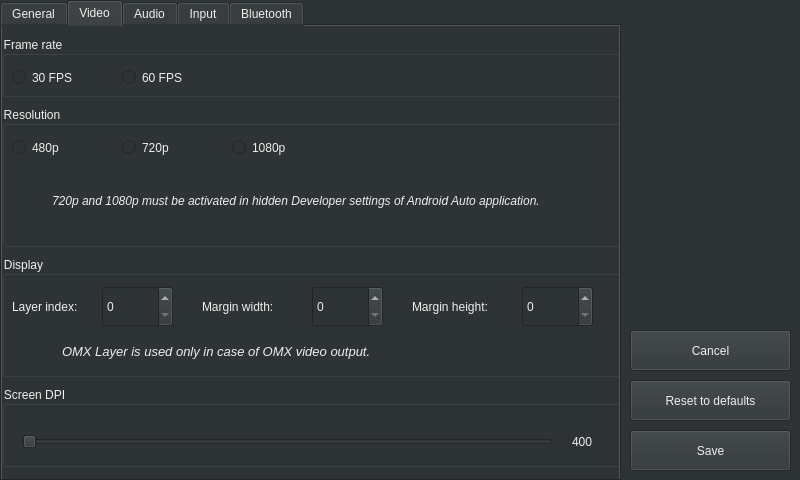
<?xml version="1.0" encoding="UTF-8"?>
<ui version="4.0">
 <class>SettingsWindow</class>
 <widget class="QWidget" name="SettingsWindow">
  <property name="geometry">
   <rect>
    <x>0</x>
    <y>0</y>
    <width>800</width>
    <height>480</height>
   </rect>
  </property>
  <property name="minimumSize">
   <size>
    <width>800</width>
    <height>480</height>
   </size>
  </property>
  <property name="maximumSize">
   <size>
    <width>800</width>
    <height>480</height>
   </size>
  </property>
  <property name="windowTitle">
   <string>Settings</string>
  </property>
  <property name="styleSheet">
   <string notr="true">background-color: rgb(46, 52, 54);
color: rgb(238, 238, 236);</string>
  </property>
  <widget class="QPushButton" name="pushButtonSave">
   <property name="geometry">
    <rect>
     <x>630</x>
     <y>430</y>
     <width>161</width>
     <height>41</height>
    </rect>
   </property>
   <property name="text">
    <string>Save</string>
   </property>
   <property name="autoDefault">
    <bool>false</bool>
   </property>
  </widget>
  <widget class="QPushButton" name="pushButtonCancel">
   <property name="geometry">
    <rect>
     <x>630</x>
     <y>330</y>
     <width>161</width>
     <height>41</height>
    </rect>
   </property>
   <property name="text">
    <string>Cancel</string>
   </property>
   <property name="autoDefault">
    <bool>false</bool>
   </property>
   <property name="default">
    <bool>false</bool>
   </property>
  </widget>
  <widget class="QTabWidget" name="tabWidget">
   <property name="geometry">
    <rect>
     <x>0</x>
     <y>0</y>
     <width>621</width>
     <height>481</height>
    </rect>
   </property>
   <property name="currentIndex">
    <number>1</number>
   </property>
   <widget class="QWidget" name="tabGeneral">
    <attribute name="title">
     <string>General</string>
    </attribute>
    <widget class="QGroupBox" name="groupBoxHandenessOfTraffic">
     <property name="geometry">
      <rect>
       <x>0</x>
       <y>10</y>
       <width>621</width>
       <height>91</height>
      </rect>
     </property>
     <property name="title">
      <string>Handedness of traffic</string>
     </property>
     <widget class="QRadioButton" name="radioButtonLeftHandDrive">
      <property name="geometry">
       <rect>
        <x>10</x>
        <y>30</y>
        <width>141</width>
        <height>23</height>
       </rect>
      </property>
      <property name="text">
       <string>Left-hand drive</string>
      </property>
     </widget>
     <widget class="QRadioButton" name="radioButtonRightHandDrive">
      <property name="geometry">
       <rect>
        <x>10</x>
        <y>60</y>
        <width>151</width>
        <height>23</height>
       </rect>
      </property>
      <property name="text">
       <string>Right-hand drive</string>
      </property>
     </widget>
    </widget>
    <widget class="QCheckBox" name="checkBoxShowClock">
     <property name="geometry">
      <rect>
       <x>10</x>
       <y>110</y>
       <width>111</width>
       <height>23</height>
      </rect>
     </property>
     <property name="text">
      <string>Show clock</string>
     </property>
    </widget>
   </widget>
   <widget class="QWidget" name="tabVideo">
    <attribute name="title">
     <string>Video</string>
    </attribute>
    <widget class="QGroupBox" name="groupBoxResolution">
     <property name="geometry">
      <rect>
       <x>0</x>
       <y>80</y>
       <width>621</width>
       <height>141</height>
      </rect>
     </property>
     <property name="title">
      <string>Resolution</string>
     </property>
     <widget class="QRadioButton" name="radioButton480p">
      <property name="geometry">
       <rect>
        <x>10</x>
        <y>30</y>
        <width>71</width>
        <height>23</height>
       </rect>
      </property>
      <property name="text">
       <string>480p</string>
      </property>
     </widget>
     <widget class="QRadioButton" name="radioButton720p">
      <property name="geometry">
       <rect>
        <x>120</x>
        <y>30</y>
        <width>71</width>
        <height>23</height>
       </rect>
      </property>
      <property name="text">
       <string>720p</string>
      </property>
     </widget>
     <widget class="QRadioButton" name="radioButton1080p">
      <property name="geometry">
       <rect>
        <x>230</x>
        <y>30</y>
        <width>81</width>
        <height>23</height>
       </rect>
      </property>
      <property name="text">
       <string>1080p</string>
      </property>
     </widget>
     <widget class="QLabel" name="labelResolutionWarning">
      <property name="geometry">
       <rect>
        <x>50</x>
        <y>60</y>
        <width>561</width>
        <height>71</height>
       </rect>
      </property>
      <property name="text">
       <string>&lt;html&gt;&lt;head/&gt;&lt;body&gt;&lt;p align=&quot;justify&quot;&gt;&lt;span style=&quot; font-style:italic;&quot;&gt;720p and 1080p must be activated in hidden Developer settings of Android Auto application.&lt;/span&gt;&lt;/p&gt;&lt;/body&gt;&lt;/html&gt;</string>
      </property>
      <property name="wordWrap">
       <bool>true</bool>
      </property>
      <property name="margin">
       <number>10</number>
      </property>
     </widget>
     <widget class="QLabel" name="labelResolutionWarningIcon">
      <property name="geometry">
       <rect>
        <x>20</x>
        <y>60</y>
        <width>31</width>
        <height>71</height>
       </rect>
      </property>
      <property name="text">
       <string>&lt;html&gt;&lt;head/&gt;&lt;body&gt;&lt;p align=&quot;justify&quot;&gt;&lt;img src=&quot;:/ico_warning.png&quot;/&gt;&lt;/p&gt;&lt;/body&gt;&lt;/html&gt;</string>
      </property>
     </widget>
    </widget>
    <widget class="QGroupBox" name="groupBoxFrameRate">
     <property name="geometry">
      <rect>
       <x>0</x>
       <y>10</y>
       <width>621</width>
       <height>61</height>
      </rect>
     </property>
     <property name="title">
      <string>Frame rate</string>
     </property>
     <widget class="QRadioButton" name="radioButton60FPS">
      <property name="geometry">
       <rect>
        <x>120</x>
        <y>30</y>
        <width>81</width>
        <height>23</height>
       </rect>
      </property>
      <property name="text">
       <string>60 FPS</string>
      </property>
     </widget>
     <widget class="QRadioButton" name="radioButton30FPS">
      <property name="geometry">
       <rect>
        <x>10</x>
        <y>30</y>
        <width>81</width>
        <height>23</height>
       </rect>
      </property>
      <property name="text">
       <string>30 FPS</string>
      </property>
     </widget>
    </widget>
    <widget class="QGroupBox" name="groupBoxOmxLayerIndex">
     <property name="geometry">
      <rect>
       <x>0</x>
       <y>230</y>
       <width>621</width>
       <height>121</height>
      </rect>
     </property>
     <property name="title">
      <string>Display</string>
     </property>
     <widget class="QLabel" name="labelOmxLayerIndex">
      <property name="geometry">
       <rect>
        <x>10</x>
        <y>40</y>
        <width>91</width>
        <height>21</height>
       </rect>
      </property>
      <property name="text">
       <string>Layer index:</string>
      </property>
     </widget>
     <widget class="QLabel" name="labelBluetoothAddressFormatInfo_2">
      <property name="geometry">
       <rect>
        <x>60</x>
        <y>80</y>
        <width>311</width>
        <height>31</height>
       </rect>
      </property>
      <property name="text">
       <string>&lt;html&gt;&lt;head/&gt;&lt;body&gt;&lt;p&gt;&lt;span style=&quot; font-size:10pt; font-style:italic;&quot;&gt;OMX Layer is used only in case of OMX video output.&lt;/span&gt;&lt;/p&gt;&lt;/body&gt;&lt;/html&gt;</string>
      </property>
     </widget>
     <widget class="QLabel" name="labelBluetoothAddressFormatInfoIcon_2">
      <property name="geometry">
       <rect>
        <x>30</x>
        <y>80</y>
        <width>21</width>
        <height>31</height>
       </rect>
      </property>
      <property name="text">
       <string>&lt;html&gt;&lt;head/&gt;&lt;body&gt;&lt;p&gt;&lt;img src=&quot;:/ico_info.png&quot;/&gt;&lt;/p&gt;&lt;/body&gt;&lt;/html&gt;</string>
      </property>
     </widget>
     <widget class="QSpinBox" name="spinBoxOmxLayerIndex">
      <property name="geometry">
       <rect>
        <x>100</x>
        <y>30</y>
        <width>71</width>
        <height>41</height>
       </rect>
      </property>
     </widget>
     <widget class="QLabel" name="labelVideoMarginWidth">
      <property name="geometry">
       <rect>
        <x>200</x>
        <y>40</y>
        <width>101</width>
        <height>21</height>
       </rect>
      </property>
      <property name="text">
       <string>Margin width:</string>
      </property>
     </widget>
     <widget class="QSpinBox" name="spinBoxVideoMarginWidth">
      <property name="geometry">
       <rect>
        <x>310</x>
        <y>30</y>
        <width>71</width>
        <height>41</height>
       </rect>
      </property>
      <property name="maximum">
       <number>99999</number>
      </property>
     </widget>
     <widget class="QLabel" name="labelVideoMarginHeight">
      <property name="geometry">
       <rect>
        <x>410</x>
        <y>40</y>
        <width>111</width>
        <height>21</height>
       </rect>
      </property>
      <property name="text">
       <string>Margin height:</string>
      </property>
     </widget>
     <widget class="QSpinBox" name="spinBoxVideoMarginHeight">
      <property name="geometry">
       <rect>
        <x>520</x>
        <y>30</y>
        <width>71</width>
        <height>41</height>
       </rect>
      </property>
      <property name="maximum">
       <number>99999</number>
      </property>
     </widget>
    </widget>
    <widget class="QGroupBox" name="groupBoxScreenDPI">
     <property name="geometry">
      <rect>
       <x>0</x>
       <y>360</y>
       <width>621</width>
       <height>81</height>
      </rect>
     </property>
     <property name="title">
      <string>Screen DPI</string>
     </property>
     <widget class="QLabel" name="labelScreenDPIValue">
      <property name="geometry">
       <rect>
        <x>570</x>
        <y>40</y>
        <width>41</width>
        <height>31</height>
       </rect>
      </property>
      <property name="text">
       <string>400</string>
      </property>
     </widget>
     <widget class="QSlider" name="horizontalSliderScreenDPI">
      <property name="geometry">
       <rect>
        <x>20</x>
        <y>40</y>
        <width>531</width>
        <height>31</height>
       </rect>
      </property>
      <property name="maximum">
       <number>400</number>
      </property>
      <property name="orientation">
       <enum>Qt::Horizontal</enum>
      </property>
     </widget>
    </widget>
   </widget>
   <widget class="QWidget" name="tabAudio">
    <attribute name="title">
     <string>Audio</string>
    </attribute>
    <widget class="QGroupBox" name="groupBoxAudioChannels">
     <property name="geometry">
      <rect>
       <x>-1</x>
       <y>10</y>
       <width>621</width>
       <height>111</height>
      </rect>
     </property>
     <property name="title">
      <string>Audio channels</string>
     </property>
     <widget class="QCheckBox" name="checkBoxMusicAudioChannel">
      <property name="geometry">
       <rect>
        <x>10</x>
        <y>30</y>
        <width>131</width>
        <height>23</height>
       </rect>
      </property>
      <property name="text">
       <string>Music channel</string>
      </property>
     </widget>
     <widget class="QCheckBox" name="checkBoxSpeechAudioChannel">
      <property name="geometry">
       <rect>
        <x>160</x>
        <y>30</y>
        <width>131</width>
        <height>23</height>
       </rect>
      </property>
      <property name="text">
       <string>Speech channel</string>
      </property>
     </widget>
     <widget class="QLabel" name="labelAudioChannelDescription">
      <property name="geometry">
       <rect>
        <x>60</x>
        <y>70</y>
        <width>511</width>
        <height>31</height>
       </rect>
      </property>
      <property name="text">
       <string>&lt;html&gt;&lt;head/&gt;&lt;body&gt;&lt;p&gt;&lt;span style=&quot; font-size:10pt; font-style:italic;&quot;&gt;Disable audio channel if you need custom audio routing e.g. via A2DP or AUX.&lt;/span&gt;&lt;/p&gt;&lt;/body&gt;&lt;/html&gt;</string>
      </property>
     </widget>
     <widget class="QLabel" name="labelAudioChannelDescriptionIcon">
      <property name="geometry">
       <rect>
        <x>30</x>
        <y>70</y>
        <width>21</width>
        <height>31</height>
       </rect>
      </property>
      <property name="text">
       <string>&lt;html&gt;&lt;head/&gt;&lt;body&gt;&lt;p&gt;&lt;img src=&quot;:/ico_info.png&quot;/&gt;&lt;/p&gt;&lt;/body&gt;&lt;/html&gt;</string>
      </property>
     </widget>
    </widget>
    <widget class="QGroupBox" name="groupBoxAudioOutputBackend">
     <property name="geometry">
      <rect>
       <x>0</x>
       <y>130</y>
       <width>621</width>
       <height>61</height>
      </rect>
     </property>
     <property name="title">
      <string>Output backend</string>
     </property>
     <widget class="QRadioButton" name="radioButtonRtAudio">
      <property name="geometry">
       <rect>
        <x>10</x>
        <y>30</y>
        <width>112</width>
        <height>23</height>
       </rect>
      </property>
      <property name="text">
       <string>RT audio</string>
      </property>
     </widget>
     <widget class="QRadioButton" name="radioButtonQtAudio">
      <property name="geometry">
       <rect>
        <x>140</x>
        <y>30</y>
        <width>112</width>
        <height>23</height>
       </rect>
      </property>
      <property name="text">
       <string>Qt</string>
      </property>
     </widget>
    </widget>
   </widget>
   <widget class="QWidget" name="tabInput">
    <attribute name="title">
     <string>Input</string>
    </attribute>
    <widget class="QCheckBox" name="checkBoxEnableTouchscreen">
     <property name="geometry">
      <rect>
       <x>0</x>
       <y>10</y>
       <width>161</width>
       <height>23</height>
      </rect>
     </property>
     <property name="text">
      <string>Enable touchscreen</string>
     </property>
    </widget>
    <widget class="QListWidget" name="listWidgetButtons">
     <property name="geometry">
      <rect>
       <x>0</x>
       <y>70</y>
       <width>621</width>
       <height>381</height>
      </rect>
     </property>
     <property name="selectionMode">
      <enum>QAbstractItemView::MultiSelection</enum>
     </property>
    </widget>
    <widget class="QLabel" name="labelButtons">
     <property name="geometry">
      <rect>
       <x>10</x>
       <y>50</y>
       <width>67</width>
       <height>17</height>
      </rect>
     </property>
     <property name="text">
      <string>Buttons</string>
     </property>
    </widget>
    <widget class="QCheckBox" name="checkBoxPlayButton">
     <property name="geometry">
      <rect>
       <x>20</x>
       <y>80</y>
       <width>92</width>
       <height>23</height>
      </rect>
     </property>
     <property name="text">
      <string>Play</string>
     </property>
    </widget>
    <widget class="QCheckBox" name="checkBoxPauseButton">
     <property name="geometry">
      <rect>
       <x>20</x>
       <y>120</y>
       <width>92</width>
       <height>23</height>
      </rect>
     </property>
     <property name="text">
      <string>Pause</string>
     </property>
    </widget>
    <widget class="QCheckBox" name="checkBoxTogglePlayButton">
     <property name="geometry">
      <rect>
       <x>20</x>
       <y>160</y>
       <width>111</width>
       <height>23</height>
      </rect>
     </property>
     <property name="text">
      <string>Toggle play</string>
     </property>
    </widget>
    <widget class="QCheckBox" name="checkBoxNextTrackButton">
     <property name="geometry">
      <rect>
       <x>20</x>
       <y>200</y>
       <width>92</width>
       <height>23</height>
      </rect>
     </property>
     <property name="text">
      <string>Next track</string>
     </property>
    </widget>
    <widget class="QCheckBox" name="checkBoxPreviousTrackButton">
     <property name="geometry">
      <rect>
       <x>20</x>
       <y>240</y>
       <width>121</width>
       <height>23</height>
      </rect>
     </property>
     <property name="text">
      <string>Previous track</string>
     </property>
    </widget>
    <widget class="QCheckBox" name="checkBoxHomeButton">
     <property name="geometry">
      <rect>
       <x>20</x>
       <y>280</y>
       <width>92</width>
       <height>23</height>
      </rect>
     </property>
     <property name="text">
      <string>Home</string>
     </property>
    </widget>
    <widget class="QCheckBox" name="checkBoxBackButton">
     <property name="geometry">
      <rect>
       <x>200</x>
       <y>320</y>
       <width>92</width>
       <height>23</height>
      </rect>
     </property>
     <property name="text">
      <string>Back</string>
     </property>
    </widget>
    <widget class="QCheckBox" name="checkBoxEnterButton">
     <property name="geometry">
      <rect>
       <x>200</x>
       <y>360</y>
       <width>92</width>
       <height>23</height>
      </rect>
     </property>
     <property name="text">
      <string>Enter</string>
     </property>
    </widget>
    <widget class="QCheckBox" name="checkBoxPhoneButton">
     <property name="geometry">
      <rect>
       <x>20</x>
       <y>320</y>
       <width>92</width>
       <height>23</height>
      </rect>
     </property>
     <property name="text">
      <string>Phone</string>
     </property>
    </widget>
    <widget class="QCheckBox" name="checkBoxCallEndButton">
     <property name="geometry">
      <rect>
       <x>20</x>
       <y>360</y>
       <width>92</width>
       <height>23</height>
      </rect>
     </property>
     <property name="text">
      <string>Call end</string>
     </property>
    </widget>
    <widget class="QCheckBox" name="checkBoxVoiceCommandButton">
     <property name="geometry">
      <rect>
       <x>200</x>
       <y>80</y>
       <width>141</width>
       <height>23</height>
      </rect>
     </property>
     <property name="text">
      <string>Voice command</string>
     </property>
    </widget>
    <widget class="QCheckBox" name="checkBoxLeftButton">
     <property name="geometry">
      <rect>
       <x>200</x>
       <y>120</y>
       <width>92</width>
       <height>23</height>
      </rect>
     </property>
     <property name="text">
      <string>Left</string>
     </property>
    </widget>
    <widget class="QCheckBox" name="checkBoxRightButton">
     <property name="geometry">
      <rect>
       <x>200</x>
       <y>160</y>
       <width>92</width>
       <height>23</height>
      </rect>
     </property>
     <property name="text">
      <string>Right</string>
     </property>
    </widget>
    <widget class="QCheckBox" name="checkBoxUpButton">
     <property name="geometry">
      <rect>
       <x>200</x>
       <y>200</y>
       <width>92</width>
       <height>23</height>
      </rect>
     </property>
     <property name="text">
      <string>Up</string>
     </property>
    </widget>
    <widget class="QCheckBox" name="checkBoxDownButton">
     <property name="geometry">
      <rect>
       <x>200</x>
       <y>240</y>
       <width>92</width>
       <height>23</height>
      </rect>
     </property>
     <property name="text">
      <string>Down</string>
     </property>
    </widget>
    <widget class="QCheckBox" name="checkBoxScrollWheelButton">
     <property name="geometry">
      <rect>
       <x>200</x>
       <y>280</y>
       <width>111</width>
       <height>23</height>
      </rect>
     </property>
     <property name="text">
      <string>Scroll wheel</string>
     </property>
    </widget>
    <widget class="QPushButton" name="pushButtonSelectAll">
     <property name="geometry">
      <rect>
       <x>490</x>
       <y>80</y>
       <width>121</width>
       <height>41</height>
      </rect>
     </property>
     <property name="text">
      <string>Select all</string>
     </property>
     <property name="autoDefault">
      <bool>false</bool>
     </property>
    </widget>
    <widget class="QPushButton" name="pushButtonClearSelection">
     <property name="geometry">
      <rect>
       <x>490</x>
       <y>140</y>
       <width>121</width>
       <height>41</height>
      </rect>
     </property>
     <property name="text">
      <string>Clear selection</string>
     </property>
     <property name="autoDefault">
      <bool>false</bool>
     </property>
    </widget>
    <widget class="QPushButton" name="pushButtonShowBindings">
     <property name="geometry">
      <rect>
       <x>490</x>
       <y>200</y>
       <width>121</width>
       <height>41</height>
      </rect>
     </property>
     <property name="text">
      <string>Show bindings</string>
     </property>
     <property name="autoDefault">
      <bool>false</bool>
     </property>
    </widget>
   </widget>
   <widget class="QWidget" name="tabBluetooth">
    <attribute name="title">
     <string>Bluetooth</string>
    </attribute>
    <widget class="QGroupBox" name="groupBoxBluetoothAdapter">
     <property name="geometry">
      <rect>
       <x>0</x>
       <y>10</y>
       <width>621</width>
       <height>441</height>
      </rect>
     </property>
     <property name="title">
      <string>Bluetooth adapter</string>
     </property>
     <widget class="QRadioButton" name="radioButtonDisableBluetooth">
      <property name="geometry">
       <rect>
        <x>20</x>
        <y>30</y>
        <width>171</width>
        <height>23</height>
       </rect>
      </property>
      <property name="text">
       <string>Disable bluetooth</string>
      </property>
     </widget>
     <widget class="QRadioButton" name="radioButtonUseExternalBluetoothAdapter">
      <property name="geometry">
       <rect>
        <x>20</x>
        <y>90</y>
        <width>171</width>
        <height>23</height>
       </rect>
      </property>
      <property name="text">
       <string>Use external adapter</string>
      </property>
     </widget>
     <widget class="QLineEdit" name="lineEditExternalBluetoothAdapterAddress">
      <property name="geometry">
       <rect>
        <x>130</x>
        <y>120</y>
        <width>231</width>
        <height>31</height>
       </rect>
      </property>
     </widget>
     <widget class="QLabel" name="labelBluetoothAdapterAddress">
      <property name="geometry">
       <rect>
        <x>60</x>
        <y>120</y>
        <width>67</width>
        <height>31</height>
       </rect>
      </property>
      <property name="text">
       <string>Address:</string>
      </property>
     </widget>
     <widget class="QLabel" name="labelBluetoothAddressFormatInfo">
      <property name="geometry">
       <rect>
        <x>180</x>
        <y>160</y>
        <width>271</width>
        <height>31</height>
       </rect>
      </property>
      <property name="text">
       <string>&lt;html&gt;&lt;head/&gt;&lt;body&gt;&lt;p&gt;&lt;span style=&quot; font-size:10pt; font-style:italic; color:#babdb6;&quot;&gt;Provide address in format AA:BB:CC:DD:EE:FF.&lt;/span&gt;&lt;/p&gt;&lt;/body&gt;&lt;/html&gt;</string>
      </property>
     </widget>
     <widget class="QLabel" name="labelBluetoothAddressFormatInfoIcon">
      <property name="geometry">
       <rect>
        <x>150</x>
        <y>160</y>
        <width>21</width>
        <height>31</height>
       </rect>
      </property>
      <property name="text">
       <string>&lt;html&gt;&lt;head/&gt;&lt;body&gt;&lt;p&gt;&lt;img src=&quot;:/ico_info.png&quot;/&gt;&lt;/p&gt;&lt;/body&gt;&lt;/html&gt;</string>
      </property>
     </widget>
     <widget class="QRadioButton" name="radioButtonUseLocalBluetoothAdapter">
      <property name="geometry">
       <rect>
        <x>20</x>
        <y>60</y>
        <width>151</width>
        <height>23</height>
       </rect>
      </property>
      <property name="text">
       <string>Use local adapter</string>
      </property>
     </widget>
     <widget class="QLabel" name="labelPairWarningIcon">
      <property name="geometry">
       <rect>
        <x>10</x>
        <y>206</y>
        <width>31</width>
        <height>41</height>
       </rect>
      </property>
      <property name="text">
       <string>&lt;html&gt;&lt;head/&gt;&lt;body&gt;&lt;p&gt;&lt;img src=&quot;:/ico_warning.png&quot;/&gt;&lt;/p&gt;&lt;/body&gt;&lt;/html&gt;</string>
      </property>
     </widget>
     <widget class="QLabel" name="labelPairWarning">
      <property name="geometry">
       <rect>
        <x>50</x>
        <y>210</y>
        <width>501</width>
        <height>31</height>
       </rect>
      </property>
      <property name="text">
       <string>In order to use bluetooth features please remember to pair your device.</string>
      </property>
     </widget>
    </widget>
   </widget>
  </widget>
  <widget class="QLabel" name="labelSettingsIcon">
   <property name="geometry">
    <rect>
     <x>650</x>
     <y>80</y>
     <width>131</width>
     <height>151</height>
    </rect>
   </property>
   <property name="text">
    <string>&lt;html&gt;&lt;head/&gt;&lt;body&gt;&lt;p&gt;&lt;img src=&quot;:/ico_setting.png&quot;/&gt;&lt;/p&gt;&lt;/body&gt;&lt;/html&gt;</string>
   </property>
  </widget>
  <widget class="QPushButton" name="pushButtonResetToDefaults">
   <property name="geometry">
    <rect>
     <x>630</x>
     <y>380</y>
     <width>161</width>
     <height>41</height>
    </rect>
   </property>
   <property name="text">
    <string>Reset to defaults</string>
   </property>
   <property name="autoDefault">
    <bool>false</bool>
   </property>
  </widget>
 </widget>
 <tabstops>
  <tabstop>pushButtonCancel</tabstop>
  <tabstop>pushButtonResetToDefaults</tabstop>
  <tabstop>pushButtonSave</tabstop>
  <tabstop>tabWidget</tabstop>
  <tabstop>radioButtonLeftHandDrive</tabstop>
  <tabstop>radioButtonRightHandDrive</tabstop>
  <tabstop>checkBoxShowClock</tabstop>
  <tabstop>radioButton30FPS</tabstop>
  <tabstop>radioButton60FPS</tabstop>
  <tabstop>radioButton480p</tabstop>
  <tabstop>radioButton720p</tabstop>
  <tabstop>radioButton1080p</tabstop>
  <tabstop>spinBoxOmxLayerIndex</tabstop>
  <tabstop>spinBoxVideoMarginWidth</tabstop>
  <tabstop>spinBoxVideoMarginHeight</tabstop>
  <tabstop>horizontalSliderScreenDPI</tabstop>
  <tabstop>checkBoxMusicAudioChannel</tabstop>
  <tabstop>checkBoxSpeechAudioChannel</tabstop>
  <tabstop>radioButtonRtAudio</tabstop>
  <tabstop>radioButtonQtAudio</tabstop>
  <tabstop>checkBoxEnableTouchscreen</tabstop>
  <tabstop>listWidgetButtons</tabstop>
  <tabstop>checkBoxPlayButton</tabstop>
  <tabstop>checkBoxPauseButton</tabstop>
  <tabstop>checkBoxTogglePlayButton</tabstop>
  <tabstop>checkBoxNextTrackButton</tabstop>
  <tabstop>checkBoxPreviousTrackButton</tabstop>
  <tabstop>checkBoxHomeButton</tabstop>
  <tabstop>checkBoxPhoneButton</tabstop>
  <tabstop>checkBoxCallEndButton</tabstop>
  <tabstop>checkBoxVoiceCommandButton</tabstop>
  <tabstop>checkBoxLeftButton</tabstop>
  <tabstop>checkBoxRightButton</tabstop>
  <tabstop>checkBoxUpButton</tabstop>
  <tabstop>checkBoxDownButton</tabstop>
  <tabstop>checkBoxScrollWheelButton</tabstop>
  <tabstop>checkBoxBackButton</tabstop>
  <tabstop>checkBoxEnterButton</tabstop>
  <tabstop>pushButtonSelectAll</tabstop>
  <tabstop>pushButtonClearSelection</tabstop>
  <tabstop>pushButtonShowBindings</tabstop>
  <tabstop>radioButtonDisableBluetooth</tabstop>
  <tabstop>radioButtonUseLocalBluetoothAdapter</tabstop>
  <tabstop>radioButtonUseExternalBluetoothAdapter</tabstop>
  <tabstop>lineEditExternalBluetoothAdapterAddress</tabstop>
 </tabstops>
 <resources/>
 <connections/>
</ui>
